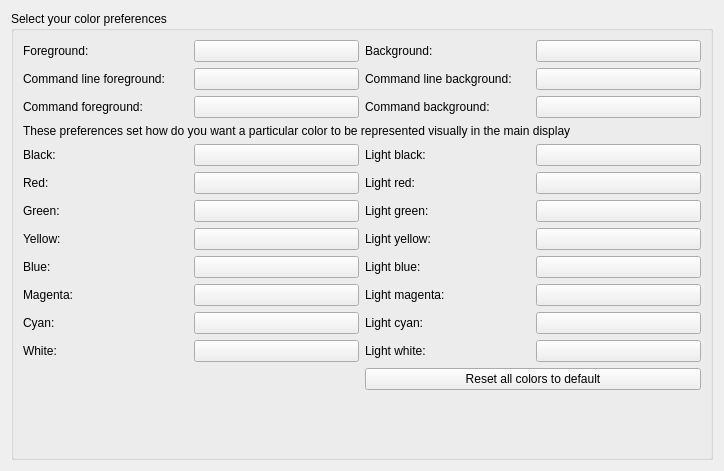
     <widget class="QWidget" name="color_view_tab">
      <attribute name="title">
       <string>Color view</string>
      </attribute>
      <layout class="QGridLayout" name="gridLayout_2">
       <item row="0" column="0">
        <widget class="QGroupBox" name="groupBox">
         <property name="title">
          <string>Select your color preferences</string>
         </property>
         <layout class="QGridLayout" name="gridLayout_21">
          <item row="1" column="2">
           <widget class="QLabel" name="label_59">
            <property name="text">
             <string>Command line background:</string>
            </property>
           </widget>
          </item>
          <item row="0" column="0">
           <widget class="QLabel" name="label_22">
            <property name="text">
             <string>Foreground:</string>
            </property>
           </widget>
          </item>
          <item row="0" column="1">
           <widget class="QPushButton" name="pushButton_foreground_color">
            <property name="autoFillBackground">
             <bool>true</bool>
            </property>
            <property name="styleSheet">
             <string notr="true"/>
            </property>
            <property name="text">
             <string/>
            </property>
           </widget>
          </item>
          <item row="0" column="2">
           <widget class="QLabel" name="label_21">
            <property name="text">
             <string>Background:</string>
            </property>
           </widget>
          </item>
          <item row="0" column="3">
           <widget class="QPushButton" name="pushButton_background_color">
            <property name="autoFillBackground">
             <bool>true</bool>
            </property>
            <property name="text">
             <string/>
            </property>
           </widget>
          </item>
          <item row="1" column="0">
           <widget class="QLabel" name="label_31">
            <property name="text">
             <string>Command line foreground:</string>
            </property>
           </widget>
          </item>
          <item row="1" column="1">
           <widget class="QPushButton" name="pushButton_command_line_foreground_color">
            <property name="text">
             <string/>
            </property>
           </widget>
          </item>
          <item row="1" column="3">
           <widget class="QPushButton" name="pushButton_command_line_background_color">
            <property name="text">
             <string/>
            </property>
           </widget>
          </item>
          <item row="2" column="0">
           <widget class="QLabel" name="label_32">
            <property name="text">
             <string>Command foreground:</string>
            </property>
           </widget>
          </item>
          <item row="2" column="1">
           <widget class="QPushButton" name="pushButton_command_foreground_color">
            <property name="autoFillBackground">
             <bool>true</bool>
            </property>
            <property name="text">
             <string/>
            </property>
           </widget>
          </item>
          <item row="2" column="2">
           <widget class="QLabel" name="label_37">
            <property name="text">
             <string>Command background:</string>
            </property>
           </widget>
          </item>
          <item row="2" column="3">
           <widget class="QPushButton" name="pushButton_command_background_color">
            <property name="autoFillBackground">
             <bool>true</bool>
            </property>
            <property name="text">
             <string/>
            </property>
           </widget>
          </item>
          <item row="4" column="0" colspan="2">
           <layout class="QGridLayout" name="gridLayout_4">
            <item row="0" column="0">
             <widget class="QLabel" name="label">
              <property name="text">
               <string>Black:</string>
              </property>
             </widget>
            </item>
            <item row="1" column="0">
             <widget class="QLabel" name="label_2">
              <property name="text">
               <string>Red:</string>
              </property>
             </widget>
            </item>
            <item row="2" column="0">
             <widget class="QLabel" name="label_3">
              <property name="text">
               <string>Green:</string>
              </property>
             </widget>
            </item>
            <item row="4" column="0">
             <widget class="QLabel" name="label_5">
              <property name="text">
               <string>Blue:</string>
              </property>
             </widget>
            </item>
            <item row="5" column="0">
             <widget class="QLabel" name="label_6">
              <property name="text">
               <string>Magenta:</string>
              </property>
             </widget>
            </item>
            <item row="6" column="0">
             <widget class="QLabel" name="label_7">
              <property name="text">
               <string>Cyan:</string>
              </property>
             </widget>
            </item>
            <item row="7" column="0">
             <widget class="QLabel" name="label_8">
              <property name="text">
               <string>White:</string>
              </property>
             </widget>
            </item>
            <item row="0" column="1">
             <widget class="QPushButton" name="pushButton_black">
              <property name="autoFillBackground">
               <bool>true</bool>
              </property>
              <property name="text">
               <string/>
              </property>
             </widget>
            </item>
            <item row="1" column="1">
             <widget class="QPushButton" name="pushButton_red">
              <property name="autoFillBackground">
               <bool>true</bool>
              </property>
              <property name="text">
               <string/>
              </property>
             </widget>
            </item>
            <item row="2" column="1">
             <widget class="QPushButton" name="pushButton_green">
              <property name="autoFillBackground">
               <bool>true</bool>
              </property>
              <property name="text">
               <string/>
              </property>
             </widget>
            </item>
            <item row="3" column="1">
             <widget class="QPushButton" name="pushButton_yellow">
              <property name="autoFillBackground">
               <bool>true</bool>
              </property>
              <property name="text">
               <string/>
              </property>
             </widget>
            </item>
            <item row="4" column="1">
             <widget class="QPushButton" name="pushButton_blue">
              <property name="autoFillBackground">
               <bool>true</bool>
              </property>
              <property name="text">
               <string/>
              </property>
             </widget>
            </item>
            <item row="5" column="1">
             <widget class="QPushButton" name="pushButton_magenta">
              <property name="autoFillBackground">
               <bool>true</bool>
              </property>
              <property name="text">
               <string/>
              </property>
             </widget>
            </item>
            <item row="6" column="1">
             <widget class="QPushButton" name="pushButton_cyan">
              <property name="autoFillBackground">
               <bool>true</bool>
              </property>
              <property name="text">
               <string/>
              </property>
             </widget>
            </item>
            <item row="7" column="1">
             <widget class="QPushButton" name="pushButton_white">
              <property name="autoFillBackground">
               <bool>true</bool>
              </property>
              <property name="text">
               <string/>
              </property>
             </widget>
            </item>
            <item row="3" column="0">
             <widget class="QLabel" name="label_4">
              <property name="text">
               <string>Yellow:</string>
              </property>
             </widget>
            </item>
           </layout>
          </item>
          <item row="4" column="2" colspan="2">
           <layout class="QGridLayout" name="gridLayout_20">
            <item row="0" column="0">
             <widget class="QLabel" name="label_68">
              <property name="text">
               <string>Light black:</string>
              </property>
             </widget>
            </item>
            <item row="1" column="0">
             <widget class="QLabel" name="label_69">
              <property name="text">
               <string>Light red:</string>
              </property>
             </widget>
            </item>
            <item row="2" column="0">
             <widget class="QLabel" name="label_70">
              <property name="text">
               <string>Light green:</string>
              </property>
             </widget>
            </item>
            <item row="3" column="0">
             <widget class="QLabel" name="label_71">
              <property name="text">
               <string>Light yellow:</string>
              </property>
             </widget>
            </item>
            <item row="4" column="0">
             <widget class="QLabel" name="label_72">
              <property name="text">
               <string>Light blue:</string>
              </property>
             </widget>
            </item>
            <item row="5" column="0">
             <widget class="QLabel" name="label_73">
              <property name="text">
               <string>Light magenta:</string>
              </property>
             </widget>
            </item>
            <item row="6" column="0">
             <widget class="QLabel" name="label_74">
              <property name="text">
               <string>Light cyan:</string>
              </property>
             </widget>
            </item>
            <item row="7" column="0">
             <widget class="QLabel" name="label_75">
              <property name="text">
               <string>Light white:</string>
              </property>
             </widget>
            </item>
            <item row="0" column="1">
             <widget class="QPushButton" name="pushButton_Lblack">
              <property name="autoFillBackground">
               <bool>true</bool>
              </property>
              <property name="text">
               <string/>
              </property>
             </widget>
            </item>
            <item row="1" column="1">
             <widget class="QPushButton" name="pushButton_Lred">
              <property name="autoFillBackground">
               <bool>true</bool>
              </property>
              <property name="text">
               <string/>
              </property>
             </widget>
            </item>
            <item row="2" column="1">
             <widget class="QPushButton" name="pushButton_Lgreen">
              <property name="autoFillBackground">
               <bool>true</bool>
              </property>
              <property name="text">
               <string/>
              </property>
             </widget>
            </item>
            <item row="3" column="1">
             <widget class="QPushButton" name="pushButton_Lyellow">
              <property name="autoFillBackground">
               <bool>true</bool>
              </property>
              <property name="text">
               <string/>
              </property>
             </widget>
            </item>
            <item row="4" column="1">
             <widget class="QPushButton" name="pushButton_Lblue">
              <property name="autoFillBackground">
               <bool>true</bool>
              </property>
              <property name="text">
               <string/>
              </property>
             </widget>
            </item>
            <item row="5" column="1">
             <widget class="QPushButton" name="pushButton_Lmagenta">
              <property name="autoFillBackground">
               <bool>true</bool>
              </property>
              <property name="text">
               <string/>
              </property>
             </widget>
            </item>
            <item row="6" column="1">
             <widget class="QPushButton" name="pushButton_Lcyan">
              <property name="autoFillBackground">
               <bool>true</bool>
              </property>
              <property name="text">
               <string/>
              </property>
             </widget>
            </item>
            <item row="7" column="1">
             <widget class="QPushButton" name="pushButton_Lwhite">
              <property name="autoFillBackground">
               <bool>true</bool>
              </property>
              <property name="text">
               <string/>
              </property>
             </widget>
            </item>
           </layout>
          </item>
          <item row="6" column="0" colspan="4">
           <spacer name="verticalSpacer_3">
            <property name="orientation">
             <enum>Qt::Vertical</enum>
            </property>
            <property name="sizeHint" stdset="0">
             <size>
              <width>678</width>
              <height>58</height>
             </size>
            </property>
           </spacer>
          </item>
          <item row="3" column="0" colspan="4">
           <widget class="QLabel" name="label_19">
            <property name="sizePolicy">
             <sizepolicy hsizetype="Preferred" vsizetype="Preferred">
              <horstretch>0</horstretch>
              <verstretch>0</verstretch>
             </sizepolicy>
            </property>
            <property name="text">
             <string>These preferences set how do you want a particular color to be represented visually in the main display</string>
            </property>
            <property name="wordWrap">
             <bool>true</bool>
            </property>
           </widget>
          </item>
          <item row="5" column="2" colspan="2">
           <widget class="QPushButton" name="reset_colors_button">
            <property name="text">
             <string>Reset all colors to default</string>
            </property>
           </widget>
          </item>
         </layout>
        </widget>
       </item>
      </layout>
     </widget>
